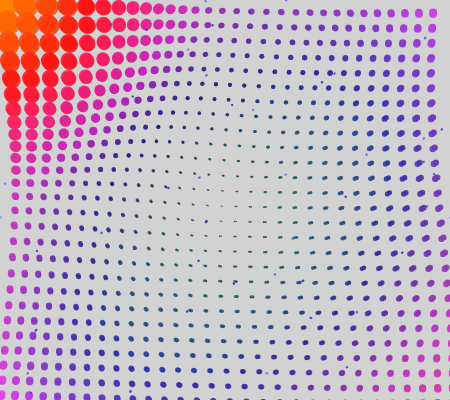
Frame 1 (no input)
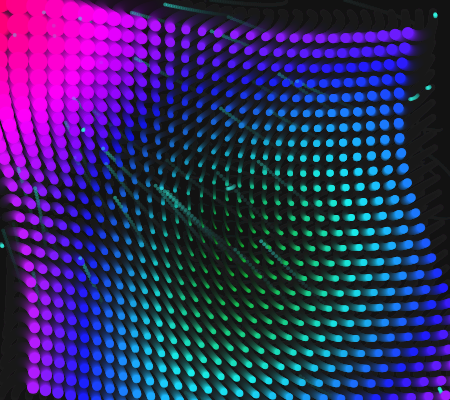
Frame 60 (no input)
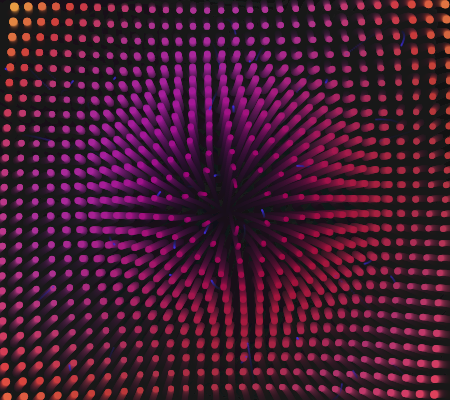
Frame 120 (the mouse pressed at the canvas centre since frame 60)

The p5.js sketch that drew these frames (run headless with seeded random() and noise() and a simulated clock; from frame 60 on, the mouse is pressed at the canvas centre):

// p5.js sketch
// ── sketch.js
let distances = [];
let maxDistance;
let spacer;
let isInteractive = true;
let particles = [];
let waveTime = 0;
let mouseInfluence = { x: 0, y: 0 };
let targetMouseInfluence = { x: 0, y: 0 };

function setup() {
  createCanvas(450, 400);
  colorMode(HSB, 360, 100, 100, 1);
  
  maxDistance = dist(width/2, height/2, width, height);
  
  // Initialize distances and create particles
  for (let y = 0; y < height; y++) {
    distances[y] = [];
    for (let x = 0; x < width; x++) {
      let distance = dist(width/2, height/2, x, y);
      distances[y][x] = distance/maxDistance;
    }
  }
  
  // Create floating particles
  for (let i = 0; i < 50; i++) {
    particles.push({
      x: random(width),
      y: random(height),
      vx: random(-1, 1),
      vy: random(-1, 1),
      life: random(100, 255)
    });
  }
  
  spacer = 15;
  strokeWeight(4);
  
  if (!isInteractive) {
    noLoop();
  }
}

function draw() {
  background(0, 0, 10, 0.1); // Trailing effect
  
  waveTime += 0.02;
  
  // Smooth mouse influence interpolation
  if (isInteractive) {
    targetMouseInfluence.x = map(mouseX, 0, width, -1, 1);
    targetMouseInfluence.y = map(mouseY, 0, height, -1, 1);
  } else {
    targetMouseInfluence.x = 0;
    targetMouseInfluence.y = 0;
  }
  
  mouseInfluence.x = lerp(mouseInfluence.x, targetMouseInfluence.x, 0.05);
  mouseInfluence.y = lerp(mouseInfluence.y, targetMouseInfluence.y, 0.05);
  
  // Draw main grid with wave distortion and mouse influence
  for (let y = 0; y < height; y += spacer) {
    for (let x = 0; x < width; x += spacer) {
      let mouseDist = isInteractive ? dist(x, y, mouseX, mouseY) : 0;
      let mouseEffect = isInteractive ? map(mouseDist, 0, 200, 1, 0, true) : 0;
      
      // Enhanced wave distortion with mouse influence
      let mouseWaveX = mouseInfluence.x * 30 * sin(waveTime + y * 0.008);
      let mouseWaveY = mouseInfluence.y * 25 * cos(waveTime + x * 0.006);
      
      let wave = sin(waveTime + x * 0.01 + y * 0.01 + mouseInfluence.x * 2) * (20 + abs(mouseInfluence.y) * 15);
      let waveY = sin(waveTime * 1.5 + x * 0.005 + mouseInfluence.y * 2) * (15 + abs(mouseInfluence.x) * 10);
      
      // Mouse creates ripple effect
      let rippleEffect = 0;
      if (isInteractive) {
        let distanceFromMouse = dist(x, y, mouseX, mouseY);
        rippleEffect = sin(distanceFromMouse * 0.02 - frameCount * 0.1) * 
                      map(distanceFromMouse, 0, 300, 20, 0, true);
      }
      
      let hueValue = map(distances[y][x], 0, 1, 180, 320) + 
                     mouseEffect * 80 + wave + 
                     mouseInfluence.x * 40 + mouseInfluence.y * 30;
      
      let brightnessValue = map(distances[y][x], 0, 1, 20, 90) + 
                           mouseEffect * 40 + 
                           abs(mouseInfluence.x + mouseInfluence.y) * 20;
      
      stroke(
        (hueValue + frameCount * 0.5) % 360,
        70 + mouseEffect * 30 + abs(mouseInfluence.x) * 20,
        brightnessValue,
        0.9
      );
      
      let pointSize = map(distances[y][x], 0, 1, 1, 8) * 
                     (1 + mouseEffect * 2 + abs(mouseInfluence.y) * 0.5);
      
      let xPos = x + spacer/2 + wave * 0.5 + mouseWaveX + rippleEffect * cos(atan2(y - mouseY, x - mouseX));
      let yPos = y + spacer/2 + waveY * 0.3 + mouseWaveY + rippleEffect * sin(atan2(y - mouseY, x - mouseX));
      
      strokeWeight(pointSize);
      point(xPos, yPos);
    }
  }
  
  // Update and draw particles with mouse influence
  updateParticles();
}

function updateParticles() {
  for (let i = particles.length - 1; i >= 0; i--) {
    let p = particles[i];
    
    // Add mouse influence to particle movement
    let mouseForceX = isInteractive ? (mouseX - p.x) * 0.0003 : 0;
    let mouseForceY = isInteractive ? (mouseY - p.y) * 0.0003 : 0;
    
    // Apply mouse influence and wave motion
    p.vx += mouseForceX + mouseInfluence.x * 0.02;
    p.vy += mouseForceY + mouseInfluence.y * 0.02;
    
    // Damping to prevent particles from going too fast
    p.vx *= 0.98;
    p.vy *= 0.98;
    
    // Limit velocity
    p.vx = constrain(p.vx, -3, 3);
    p.vy = constrain(p.vy, -3, 3);
    
    p.x += p.vx;
    p.y += p.vy;
    p.life -= 2;
    
    // Wrap around edges
    if (p.x < 0) p.x = width;
    if (p.x > width) p.x = 0;
    if (p.y < 0) p.y = height;
    if (p.y > height) p.y = 0;
    
    // Draw particle with mouse-influenced color
    let alpha = map(p.life, 0, 255, 0, 1);
    let particleHue = 250 + mouseInfluence.x * 50 + mouseInfluence.y * 30;
    let particleBrightness = 90 + abs(mouseInfluence.x + mouseInfluence.y) * 10;
    
    stroke(particleHue % 360, 80, particleBrightness, alpha);
    strokeWeight(2 + abs(mouseInfluence.x) * 2);
    point(p.x, p.y);
    
    // Remove dead particles and create new ones
    if (p.life <= 0) {
      particles.splice(i, 1);
      particles.push({
        x: random(width),
        y: random(height),
        vx: random(-1, 1),
        vy: random(-1, 1),
        life: random(100, 255)
      });
    }
  }
}

function mouseMoved() {
  if (isInteractive) {
    redraw();
  }
}

function keyPressed() {
  if (key === ' ') {
    isInteractive = !isInteractive;
    if (isInteractive) {
      loop();
    } else {
      noLoop();
      redraw();
    }
  }
  
  if (keyCode === UP_ARROW && spacer < 30) {
    spacer += 1;
  } else if (keyCode === DOWN_ARROW && spacer > 5) {
    spacer -= 1;
  }
  
  // Add reset function
  if (key === 'r' || key === 'R') {
    mouseInfluence = { x: 0, y: 0 };
    targetMouseInfluence = { x: 0, y: 0 };
    waveTime = 0;
  }
}
